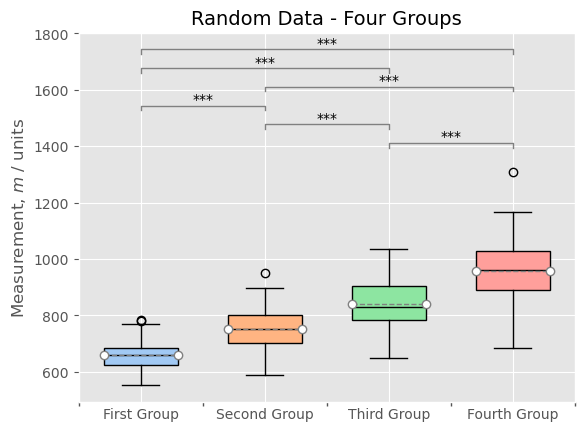

Here is the Python script that generated this plot:
import matplotlib.pyplot as plt
plt.style.use('ggplot')
plt.rcParams['savefig.bbox'] = 'tight'

import numpy as np
import seaborn as sns
from scipy import stats
import os

def boxplot_with_significance_stars(data, title, ylabel, xticklabels, figname='boxplot_with_significance_stars.pdf'):
    """
    Create a box-and-whisker plot with significance bars.
    """
    ax = plt.axes()
    mean = {"marker": 'o', 'markerfacecolor': 'white', 'markeredgecolor': 'gray', 'markersize': 6, "color": 'gray'}

    bp = ax.boxplot(data, widths=0.6, patch_artist=True, meanprops=mean, meanline=True, showmeans=True)
    # Graph title
    ax.set_title(title, fontsize=14)
    # Label y-axis
    ax.set_ylabel(ylabel)
    # Label x-axis ticks
    ax.set_xticklabels(xticklabels)
    # Hide x-axis major ticks
    ax.tick_params(axis='x', which='major', length=0)
    # Show x-axis minor ticks
    xticks = [0.5] + [x + 0.5 for x in ax.get_xticks()]
    ax.set_xticks(xticks, minor=True)
    # Clean up the appearance
    ax.tick_params(axis='x', which='minor', length=3, width=1)

    # Change the colour of the boxes to Seaborn's 'pastel' palette
    colors = sns.color_palette('pastel')
    for patch, color in zip(bp['boxes'], colors):
        patch.set_facecolor(color)

    # Colour of the median lines
    plt.setp(bp['medians'], color='k')

    # Check for statistical significance
    significant_combinations = []
    # Check from the outside pairs of boxes inwards
    ls = list(range(1, len(data) + 1))
    combinations = [(ls[x], ls[x + y]) for y in reversed(ls) for x in range((len(ls) - y))]
    for c in combinations:
        data1 = data[c[0] - 1]
        data2 = data[c[1] - 1]
        # Significance
        U, p = stats.mannwhitneyu(data1, data2, alternative='two-sided')
        if p < 0.05:
            significant_combinations.append([c, p])

    # Get info about y-axis
    bottom, top = ax.get_ylim()
    yrange = top - bottom

    # Significance bars
    for i, significant_combination in enumerate(significant_combinations):
        # Columns corresponding to the datasets of interest
        x1 = significant_combination[0][0]
        x2 = significant_combination[0][1]
        # What level is this bar among the bars above the plot?
        level = len(significant_combinations) - i
        # Plot the bar
        bar_height = (yrange * 0.08 * level) + top
        bar_tips = bar_height - (yrange * 0.02)
        plt.plot(
            [x1, x1, x2, x2],
            [bar_tips, bar_height, bar_height, bar_tips], lw=1, c='gray')
        # Significance level
        p = significant_combination[1]
        if p < 0.001:
            sig_symbol = '***'
        elif p < 0.01:
            sig_symbol = '**'
        elif p < 0.05:
            sig_symbol = '*'
        text_height = bar_height + (yrange * 0.01)
        plt.text((x1 + x2) * 0.5, text_height, sig_symbol, ha='center', c='k')

    # Adjust y-axis
    bottom, top = ax.get_ylim()
    yrange = top - bottom
    ax.set_ylim(bottom - 0.02 * yrange, top)
    ax.set_ylim(bottom, top)

    # Annotate sample size below each box
    # for i, dataset in enumerate(data):
    #     sample_size = len(dataset)
    #     ax.text(i + 1, bottom, fr'n = {sample_size}', ha='center', size='x-small')

    # plt.show()
    plt.savefig(figname)
    if 'pdf' in figname:
        os.system(f'pdfcrop {figname} {figname}')

if __name__ == '__main__':
    data = []
    for x in range(4):
        mu = 650 + 100 * x
        sigma = 50 + 20 * x
        n = 30 + np.random.randint(0, 100)
        data.append(np.random.normal(mu, sigma, n))
    title = 'Random Data - Four Groups'
    ylabel = r'Measurement, $m$ / units'
    xticklabels = ['First Group', 'Second Group', 'Third Group', 'Fourth Group']
    boxplot_with_significance_stars(data, title, ylabel, xticklabels, figname='boxplot_with_significance_stars.png')